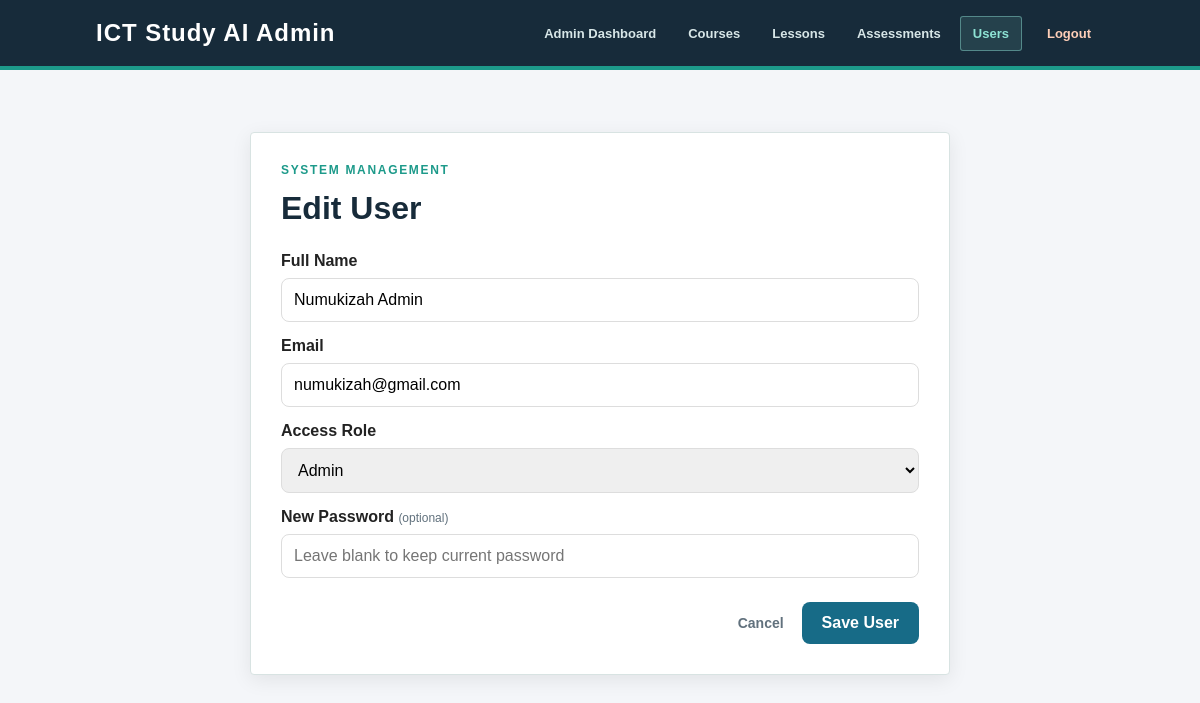
/admin/edit_user.php?id=1 (signed in), run on the app's committed database.
### tables this page shows
CREATE TABLE users (
    id INT AUTO_INCREMENT PRIMARY KEY,
    full_name VARCHAR(100) NOT NULL,
    email VARCHAR(100) UNIQUE NOT NULL,
    password VARCHAR(255) NOT NULL,
    role ENUM('student', 'admin') NOT NULL DEFAULT 'student',
    created_at TIMESTAMP DEFAULT CURRENT_TIMESTAMP
);

### admin/edit_user.php (the view, shortened to what this page needs)
<?php
require_once "../config/database.php";
$userId = isset($_GET["id"])
    ? (int)$_GET["id"]
    : (int)($_POST["id"] ?? 0);
$error = "";
$userStmt = $conn->prepare(
    "SELECT full_name, email, role FROM users WHERE id = ?"
);
$userStmt->bind_param("i", $userId);
$userStmt->execute();
$user = $userStmt->get_result()->fetch_assoc();
if ($_SERVER["REQUEST_METHOD"] !== "POST" || $error === "") {
    $fullName = $user["full_name"];
    $email = $user["email"];
    $role = $user["role"];
}
?>
<!DOCTYPE html>
<html lang="en">
<head>
    <link rel="stylesheet" href="../css/style.css">
</head>
<body>
<nav class="navbar admin-navbar">
    <div class="logo">ICT Study AI Admin</div>
    <div class="nav-links">
        <a href="index.php">Admin Dashboard</a>
        <a href="courses.php">Courses</a>
        <a href="lessons.php">Lessons</a>
        <a href="assessments.php">Assessments</a>
        <a href="users.php" class="active" aria-current="page">Users</a>
        <a href="../auth/logout.php">Logout</a>
    </div>
</nav>
<main class="form-container admin-user-form">
    <p class="eyebrow">SYSTEM MANAGEMENT</p>
    <h1>Edit User</h1>
    <form method="POST">
        <label for="full_name">Full Name</label>
        <input
            id="full_name"
            type="text"
            name="full_name"
            value="<?= htmlspecialchars($fullName) ?>"
            required
        >
        <label for="email">Email</label>
        <input
            id="email"
            type="email"
            name="email"
            value="<?= htmlspecialchars($email) ?>"
            required
        >
        <label for="role">Access Role</label>
        <select id="role" name="role" required>
            <option value="admin" <?= $role === "admin" ? "selected" : "" ?>>Admin</option>
        </select>
        <label for="password">New Password <span class="admin-form-hint">(optional)</span></label>
        <input
            id="password"
            type="password"
            name="password"
            placeholder="Leave blank to keep current password"
        >
        <div class="admin-form-actions">
            <a href="users.php" class="admin-cancel-link">Cancel</a>
            <button type="submit">Save User</button>
        </div>
    </form>
</main>
</body>
</html>

### css/style.css (style rules this page uses)
* { margin: 0; padding: 0; box-sizing: border-box; user-select: none; }
body { font-family: Arial, sans-serif; background: #f5f7fb; color: #222; user-select: none; }
.navbar { height: 70px; background: #1e3a8a; display: flex; align-items: center; justify-content: space-between; padding: 0 8%; }
.logo { color: white; font-size: 24px; font-weight: bold; }
.navbar a { color: white; text-decoration: none; }
.form-container { width: 90%; max-width: 700px; margin: 50px auto; padding: 30px; background: white; border-radius: 12px; box-shadow: 0 5px 20px rgba(0, 0, 0, 0.08); }
.form-container h1 { margin-bottom: 25px; }
.form-container label { display: block; margin-top: 15px; margin-bottom: 8px; font-weight: bold; }
.form-container input, .form-container select, .form-container textarea { width: 100%; padding: 12px; border: 1px solid #ddd; border-radius: 8px; font-size: 16px; box-sizing: border-box; }
.form-container button { margin-top: 20px; padding: 12px 20px; border: none; border-radius: 8px; cursor: pointer; font-size: 16px; }
* { margin: 0; padding: 0; box-sizing: border-box; }
body { font-family: Arial, sans-serif; background: #f4f6f9; color: #222; }
:root { --course-ink: #172b3a; --course-muted: #61717d; --course-blue: #176b87; --course-teal: #1d9a8a; --course-pale: #e8f3f1; --course-line: #d8e3e2; --course-paper: #fbfcfa; }
.eyebrow { color: var(--course-teal); font-size: 12px; font-weight: 800; letter-spacing: .14em; margin-bottom: 13px; }
.admin-navbar { background: var(--course-ink); border-bottom: 4px solid var(--course-teal); }
.admin-navbar .logo { letter-spacing: .04em; }
.admin-navbar .nav-links { display: flex; align-items: center; gap: 6px; }
.admin-navbar .nav-links a { padding: 9px 12px; border: 1px solid transparent; border-radius: 3px; color: #d7e6e7; font-size: 13px; font-weight: 700; text-decoration: none; transition: background .2s ease, border-color .2s ease, color .2s ease; }
.admin-navbar .nav-links a:hover, .admin-navbar .nav-links a.active { background: rgba(142, 227, 213, .12); border-color: rgba(142, 227, 213, .45); color: #8ee3d5; }
.admin-navbar .nav-links a:last-child { margin-left: 6px; color: #ffcfb8; }
.admin-user-form { max-width: 700px; margin: 62px auto; border: 1px solid var(--course-line); border-radius: 4px; }
.admin-user-form h1 { color: var(--course-ink); }
.admin-form-hint { color: var(--course-muted); font-size: 12px; font-weight: 400; }
.admin-form-actions { display: flex; align-items: center; justify-content: flex-end; gap: 18px; margin-top: 24px; }
.admin-form-actions button { margin-top: 0; background: var(--course-blue); color: white; font-weight: 800; }
.admin-cancel-link { color: var(--course-muted); font-size: 14px; font-weight: 700; text-decoration: none; }

### data on the page
users: full_name "Numukizah Admin", email "numukizah@gmail.com", role "Admin"
